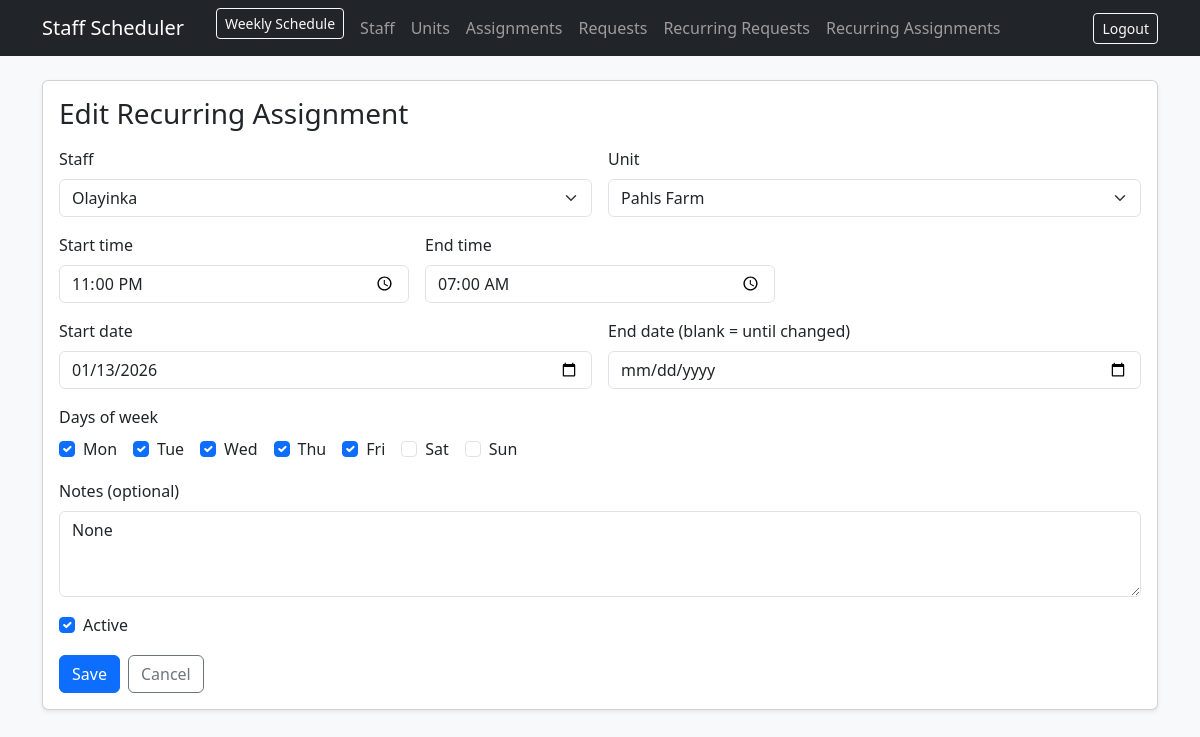
The page /recurring-assignments/4/edit (signed in) on the database its author committed.
### app/models.py (models this page shows)
class RecurringAssignment(db.Model):
    __tablename__ = "recurring_assignments"
    id = db.Column(db.Integer, primary_key=True)
    staff_id = db.Column(db.Integer, db.ForeignKey("staff.id"), nullable=False)
    staff = db.relationship("Staff", backref="recurring_assignments")
    unit_id = db.Column(db.Integer, db.ForeignKey("units.id"), nullable=False)
    unit = db.relationship("Unit", backref="recurring_assignments")
    start_time = db.Column(db.String(5), nullable=False)  # "HH:MM"
    end_time = db.Column(db.String(5), nullable=False)    # "HH:MM"
    days_mask = db.Column(db.Integer, nullable=False, default=0)
    start_date = db.Column(db.Date, nullable=False, default=date.today)
    end_date = db.Column(db.Date, nullable=True)  # NULL => until changed
    is_active = db.Column(db.Boolean, default=True, nullable=False)
    notes = db.Column(db.Text, nullable=True)
    created_by_admin_id = db.Column(db.Integer, db.ForeignKey("admins.id"), nullable=False)
    created_at = db.Column(db.DateTime, default=datetime.utcnow, nullable=False)

class Staff(db.Model):
    __tablename__ = "staff"
    id = db.Column(db.Integer, primary_key=True)
    full_name = db.Column(db.String(120), nullable=False, index=True)
    gender = db.Column(db.String(10), nullable=False)
    phone = db.Column(db.String(40), nullable=True)
    is_active = db.Column(db.Boolean, default=True, nullable=False)
    created_at = db.Column(db.DateTime, default=datetime.utcnow, nullable=False)

class Unit(db.Model):
    __tablename__ = "units"
    id = db.Column(db.Integer, primary_key=True)
    unit_name = db.Column(db.String(140), nullable=False, index=True)
    address = db.Column(db.String(220), nullable=True)
    is_active = db.Column(db.Boolean, default=True, nullable=False)
    created_at = db.Column(db.DateTime, default=datetime.utcnow, nullable=False)

### app/recurring_assignments/routes.py (the view)
@recurring_assignments_bp.route("/<int:ra_id>/edit", methods=["GET"])
@login_required
def edit_ra(ra_id):
    ra = RecurringAssignment.query.get_or_404(ra_id)
    staff_list = Staff.query.order_by(Staff.full_name.asc()).all()
    unit_list = Unit.query.order_by(Unit.unit_name.asc()).all()
    return render_template(
        "recurring_assignments/form.html",
        ra=ra,
        staff_list=staff_list,
        unit_list=unit_list,
        selected_days=codes_from_mask(ra.days_mask),
    )

### app/recurring_assignments/routes.py (called while the page is built)
def codes_from_mask(mask: int):
    return [c for c, bit in DAY_BITS.items() if (mask & bit)]

### app/templates/recurring_assignments/form.html (shortened to what this page needs)
{% extends "base.html" %}
{% block content %}
<div class="card shadow-sm">
  <div class="card-body">
    <h3 class="mb-3">{{ "Edit" if ra else "New" }} Recurring Assignment</h3>
    <form method="post" action="{{ '/recurring-assignments/%d/edit'|format(ra.id) if ra else '/recurring-assignments/new' }}">
      <div class="row g-3">
        <div class="col-md-6">
          <label class="form-label">Staff</label>
          <select class="form-select" name="staff_id" required>
            {% for s in staff_list %}
              <option value="{{ s.id }}" {% if ra and ra.staff_id == s.id %}selected{% endif %}>{{ s.full_name }}</option>
            {% endfor %}
          </select>
        </div>
        <div class="col-md-6">
          <label class="form-label">Unit</label>
          <select class="form-select" name="unit_id" required>
            {% for u in unit_list %}
              <option value="{{ u.id }}" {% if ra and ra.unit_id == u.id %}selected{% endif %}>{{ u.unit_name }}</option>
            {% endfor %}
          </select>
        </div>
        <div class="col-md-4">
          <label class="form-label">Start time</label>
          <input class="form-control" type="time" name="start_time" required value="{{ ra.start_time if ra else '' }}">
        </div>
        <div class="col-md-4">
          <label class="form-label">End time</label>
          <input class="form-control" type="time" name="end_time" required value="{{ ra.end_time if ra else '' }}">
        </div>
        <div class="col-md-6">
          <label class="form-label">Start date</label>
          <input class="form-control" type="date" name="start_date" required value="{{ ra.start_date.strftime('%Y-%m-%d') if ra else '' }}">
        </div>
        <div class="col-md-6">
          <label class="form-label">End date (blank = until changed)</label>
          <input class="form-control" type="date" name="end_date" value="{{ ra.end_date.strftime('%Y-%m-%d') if ra and ra.end_date else '' }}">
        </div>
        <div class="col-12">
          <label class="form-label">Days of week</label>
          <div class="d-flex flex-wrap gap-3">
            {% for code,label in [("MO","Mon"),("TU","Tue"),("WE","Wed"),("TH","Thu"),("FR","Fri"),("SA","Sat"),("SU","Sun")] %}
              <div class="form-check">
                <input class="form-check-input" type="checkbox" name="days" value="{{ code }}"
                       id="d{{ code }}" {% if code in selected_days %}checked{% endif %}>
                <label class="form-check-label" for="d{{ code }}">{{ label }}</label>
              </div>
            {% endfor %}
          </div>
        </div>
        <div class="col-12">
          <label class="form-label">Notes (optional)</label>
          <textarea class="form-control" name="notes" rows="3">{{ ra.notes if ra else '' }}</textarea>
        </div>
        {% if ra %}
        <div class="col-12">
          <div class="form-check">
            <input class="form-check-input" type="checkbox" id="is_active" name="is_active" {% if ra.is_active %}checked{% endif %}>
            <label class="form-check-label" for="is_active">Active</label>
          </div>
        </div>
        {% endif %}
      </div>
      <div class="d-flex gap-2 mt-3">
        <button class="btn btn-primary">{{ "Save" if ra else "Create" }}</button>
        <a class="btn btn-outline-secondary" href="/recurring-assignments/">Cancel</a>
      </div>
    </form>
  </div>
</div>
{% endblock %}

### rows shown on the page
RecurringAssignment: staff_id "Olayinka", unit_id "Pahls Farm", start_time "23:00", end_time "07:00", start_date "01/13/2026", notes "None", is_active "☑"

### other values the page prints
{{ "Edit" if ra else "New" }} "Edit"
{{ label }} "Mon" "Tue" "Wed" "Thu" "Fri" "Sat" "Sun"
{{ "Save" if ra else "Create" }} "Save"
